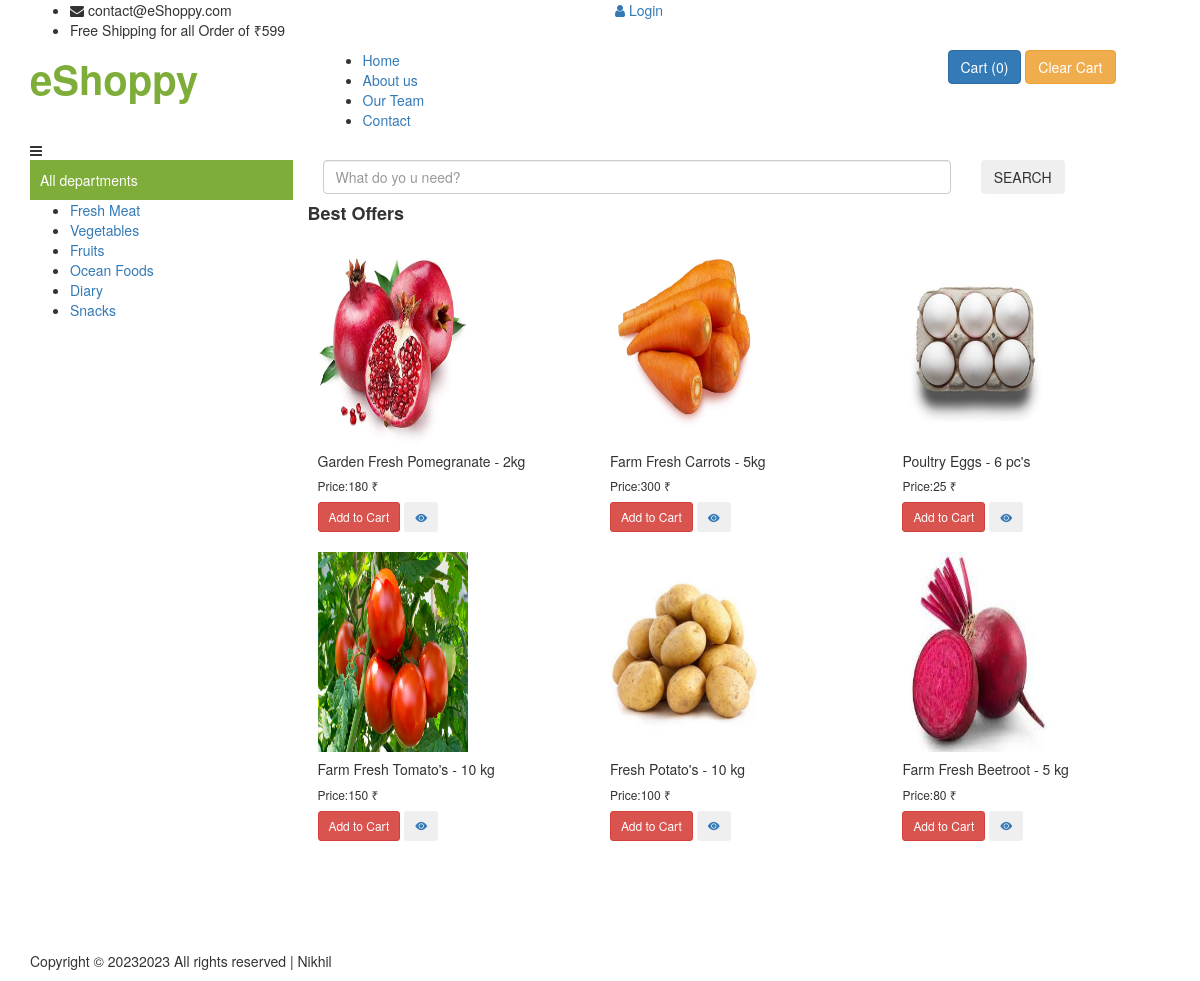
The page / on the database its author committed.
### app/models.py (models this page shows, shortened)
class Product(models.Model):
    product_id = models.AutoField
    brand = models.CharField(max_length=100)
    product_name = models.CharField(max_length=100)
    category = models.ForeignKey(
        'Category',
        on_delete=models.CASCADE,
    )
    deals = models.CharField(max_length=100, default="")
    price = models.IntegerField(default=0)
    desc = models.CharField(max_length=300)
    image = models.ImageField(upload_to='images')

### app/views.py (the view)
# urls.py: path('', views.Index, name='Index'),
def Index(request):
    allProds = []
    catprods = Product.objects.values('deals', 'id')
    cats = {item['deals'] for item in catprods}
    for cat in cats:
        print(cat)
        if cat == "Best Offers" or cat == "Most Popular" or cat=="Fruits and Vegetables" or cat=="Snacks Store":
            prod = Product.objects.filter(deals=cat)
            n = len(prod)
            nSlides = n // 4 + ceil((n / 4) - (n // 4))
            allProds.append([prod, range(1, nSlides), nSlides])
    params = {'allProds': allProds}
    return render(request, "index.html", params)

### templates/index.html (shortened to what this page needs)
{% extends 'base.html' %}
{% load static %}
{% block body %}
<section class="mb-4">
  {% for product, range, nSlides in allProds %}
  <div class="row">
    <h4 class="my-3  text-dark " style="font-weight: 600; ">
      {{product.0.deals}}
    </h4>
    {% for i in product %}
    <div class="col-md-4" style="padding: 10px;">
      <div class="p-4">
        <img src="/media/{{i.image}}" class="card-img-top" alt="not found" height="200px" width="150px" />
        <div class="card-body">
          <h5 class="card-title text-blaack mt-2" id="namepr{{i.id}}">
            {{i.product_name}}
          </h5>
          <h6 class="card-title mt-3 mb-3">
            Price:<span id="pricepr{{i.id}}">{{i.price}}</span> ₹
          </h6>
          <span id="divpr{{i.id}}" class="divpr">
            <button id="pr{{i.id}}" class="btn btn-danger cart btn-sm mt-0">
              Add to Cart
            </button>
          </span>
          <a href="/media/{{i.image}}">
            <button class="btn btn-dark btn-sm cart"><i class="bi bi-eye-fill"></i></button></a>
        </div>
      </div>
    </div>
    {% endfor %}
  </div>
  {% endfor %}
</section>
{% endblock body %}

### templates/base.html (shortened to what this page needs)
{% load static %}
<!DOCTYPE html>
<html lang="en">
<head>
    <link href="{% static '/assets/vendor/bootstrap-icons/bootstrap-icons.css' %}" rel="stylesheet">
    <link rel="stylesheet" href="https://cdnjs.cloudflare.com/ajax/libs/font-awesome/4.7.0/css/font-awesome.min.css">
    <link href="https://preview.colorlib.com/theme/ogani/css/style.css" rel="stylesheet">
</head>
<body class="h-full">
    <header class="header">
        <div class="header__top">
            <div class="container">
                <div class="row">
                    <div class="col-lg-6 col-md-6">
                        <div class="header__top__left">
                            <ul>
                                <li><i class="fa fa-envelope"></i> contact@eShoppy.com</li>
                                <li>Free Shipping for all Order of ₹599</li>
                            </ul>
                        </div>
                    </div>
                    <div class="col-lg-6 col-md-6">
                        <div class="header__top__right ">
                            <div class="header__top__right__auth ">
                                <div class="d-flex justify-content-between">
                                    {% if request.user.is_authenticated %}
                                    <div class="row">
                                        <div class="col-md-9">
                                            <div style="padding-right: 20px;">Hey {{request.user.first_name }}</div>
                                        </div>
                                        <div class="col-md-3">
                                            <a style="cursor: pointer; font-size: 20px;" data-toggle="tooltip"
                                                data-placement="bottom" title="Logout" href="/account/logout/"><i
                                                    class="fa fa-sign-out" aria-hidden="true"></i></a>
                                        </div>
                                    </div>
                                    {% else %}
                                    <a href="/account/login"><i class="fa fa-user"></i> Login</a>
                                    {% endif %}
                                </div>
                            </div>
                        </div>
                    </div>
                </div>
            </div>
        </div>
        <div class="container">
            <div class="row">
                <div class="col-lg-3">
                    <div class="header__logo">
                        <a style="text-decoration: none;" href="/"> <span
                                style="font-size: 40px; color: #7FAD39; font-weight: 800;"
                                class="e-logo">eShoppy</span></a>
                    </div>
                </div>
                <div class="col-lg-6">
                    <nav class="header__menu">
                        <ul>
                            <li><a href="/">Home</a></li>
                            <li><a href="../../about">About us</a></li>
                            <li><a href="../../team">Our Team</a></li>
                            <li><a href="../../contact">Contact</a></li>
                        </ul>
                    </nav>
                </div>
                <div class="col-lg-3">
                    <div class="header__cart">
                        <ul>
                            <li class="btn btn-primary scrollto cursor-pointer " style="cursor: pointer;" id="popcart"
                                data-container="body" data-toggle="popover" data-placement="bottom" data-html="true">
                                Cart (<span id="cart">0</span>)
                            </li>
                            <li onclick="clearCart()" id="clearCart" class="btn btn-warning scrollto cursor-pointer ">
                                Clear Cart</li>
                        </ul>
                    </div>
                </div>
            </div>
            <div class="humberger__open">
                <i class="fa fa-bars"></i>
            </div>
        </div>
    </header>
    <div class="container" style="padding-bottom: 100px;">
        <div class="row">
            <div class="col-lg-3">
                <div class="hero__categories">
                    <div style="padding: 10px; color: #FFF; background-color: #7FAD39;">
                        <span>All departments</span>
                    </div>
                    <ul>
                        <li><a href="/category/fresh-meat">Fresh Meat</a></li>
                        <li><a href="/category/vegetables">Vegetables</a></li>
                        <li><a href="/category/fruits">Fruits</a></li>
                        <li><a href="/category/sea-foods">Ocean Foods</a></li>
                        <li><a href="/category/diary">Diary</a></li>
                        <li><a href="/category/snacks">Snacks</a></li>
                    </ul>
                </div>
            </div>
            <div class="col-lg-9">
                <div class="hero__search">
                    <div class="row">
                        <div class="col-md-9">
                            <input id="searchProduct" placeholder="What do yo u need?" type="text" class="form-control"
                                placeholder="Search">
                        </div>
                        <div class="col-md-3">
                            <button id="searchBtn" type="button" class="btn site-btn">SEARCH</button>
                        </div>
                    </div>
                </div>
                <main id="main" class="topless">
                    {% block body %}
                    {% endblock body %}
                </main>
            </div>
        </div>
    </div>
    <footer class="footer spad">
        <div class="container">
            <div class="row">
                <div class="col-lg-12">
                    <div class="footer__copyright">
                        <div class="footer__copyright__text">
                            <p>
                                Copyright ©
                                <script>document.write(new Date().getFullYear());</script>2023 All rights reserved |
                                Nikhil
                            </p>
                        </div>
                    </div>
                </div>
            </div>
        </div>
    </footer>
    <link rel="stylesheet" href="https://maxcdn.bootstrapcdn.com/bootstrap/3.4.1/css/bootstrap.min.css">
</body>
</html>

### templates/base.html (style rules this page uses)
a:link { text-decoration: none; }

### rows shown on the page
Product: deals "Best Offers", image (picture), product_name "Garden Fresh Pomegranate - 2kg", price "180"
Product: image (picture), product_name "Farm Fresh Carrots - 5kg", price "300"
Product: image (picture), product_name "Poultry Eggs - 6 pc's", price "25"
Product: image (picture), product_name "Farm Fresh Tomato's - 10 kg", price "150"
Product: image (picture), product_name "Fresh Potato's - 10 kg", price "100"
Product: image (picture), product_name "Farm Fresh Beetroot - 5 kg", price "80"
